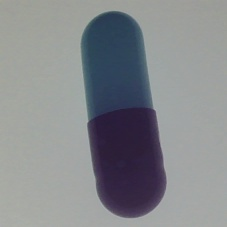
#> input picture train/0_src1026.jpg, 227 x 227 px
$ python -i VideoPart.py   (imports and definitions only)   (older library calls are emulated)
#> lines starting #> are read from the running program, lines starting #| are printed output that depends on the picture; after the words box and inside, x2 and y2 are one past the last pixel; in counts of white or black regions, pixels touching at a corner belong together
# 自定义抗锯齿:smooth(image, threshold)
# 图像二值化:threshold_op(gray, mode)
# 形态学操作:mor_op(binary, mode, iterations)
# 获取轮廓:contours_op(binary, image)
# 仿射变换：rot_op(rect, image)
# 直方图均衡化：hist_equalization(gray, mode)
# 霍夫变换：hough_line(gray, image)
# 图片预处理：image_pre(imname)
# 摄像头捕获：video_capture()


import numpy as np
import cv2 as cv
import math
index = 1  # 图片存储索引


'''
名称：自定义抗锯齿
功能：二值化图像边缘平滑
参数：image：输入图像
      threshold：二值化阈值
返回：处理后的图像
'''
# [11 lines left out: function smooth, not called in this run]


'''
名称：图像二值化
功能：输出二值化图像
参数：gray：灰度图
     mode：0：全局二值化 1：局部二值化
返回:结果图
'''
def threshold_op(gray, mode):
    if mode == 0:  # 全局二值化
        # ret, binary = cv.threshold(gray, 0, 255,
        #                            cv.THRESH_BINARY | cv.THRESH_OTSU)  # 计算二值化阈值
        ret, binary = cv.threshold(gray, 155, 255,
                                   cv.THRESH_BINARY)  # 手动阈值
    if mode == 1:  # 局部二值化（自适应二值化）
        binary = cv.adaptiveThreshold(gray, 255, cv.ADAPTIVE_THRESH_GAUSSIAN_C,
                                      cv.THRESH_BINARY, 25, 10)
    cv.imshow("threshold", binary)
    return binary


'''
名称：形态学操作
功能：对二值化图像
参数：binary:二值化图像
     mode（str）:形态学方法 包括开闭操作 分水岭操作
     iterations：迭代次数
返回：形态学操作后图像
'''
def mor_op(binary, mode, iterations):
    if mode == 'close':
        kernel = cv.getStructuringElement(cv.MORPH_ELLIPSE, (3, 3))  # 定义结构元素
        sure = cv.morphologyEx(binary, cv.MORPH_CLOSE, kernel, iterations=iterations)  # 闭操作 去除白噪点
        morimage = cv.bitwise_not(sure)  # 取反
        #  morimage = cv.bilateralFilter(morimage, 0, 100, 15)  # 高斯双边滤波
        morimage = cv.medianBlur(morimage, 15)  # 中值滤波
        # smooth(morimage, 155)
        cv.imshow('morimage', morimage)
    elif mode == 'open':
        kernel = cv.getStructuringElement(cv.MORPH_ELLIPSE, (3, 3))  # 定义结构元素
        morimage = cv.morphologyEx(binary, cv.MORPH_OPEN, kernel, iterations=4)  # 开操作 去除白噪点
        cv.imshow('mor_op', morimage)
    return morimage


'''
名称：获取轮廓
功能：在原图画出轮廓
参数：binary：二值图像
     image：原图
返回：矩形
'''
def contours_op(binary, image):
    cloneImage, contours, heriachy = cv.findContours(binary, cv.RETR_TREE, cv.CHAIN_APPROX_SIMPLE)  # 发现轮廓
    contour = sorted(contours, key=cv.contourArea, reverse=True)[1]  # 选取第二大的轮廓
    rect = cv.minAreaRect(contour)  # 外接矩形
    box = np.int0(cv.boxPoints(rect))  # 获取顶点
    cv.drawContours(image, [box], -1, (0, 0, 0), 2)  # 绘制矩形
    cv.imshow('contours', image)
    return rect


'''
名称：仿射变换
功能：图形旋转 是图片水平
参数：rect：找到的外接矩形
     image：需要旋转的图片
返回：旋转后的图片
'''
def rot_op(rect, image):
    # size = tuple(image.shape)[0:2]  # 截取元组前两个元素 也就是长宽
    size = (tuple(image.shape)[1], tuple(image.shape)[0])
    width = rect[1][0]
    height = rect[1][1]
    # print(rect[2])  # 打印与水平旋转的角度
    box = np.int0(cv.boxPoints(rect))  # 获取顶点
    # print(box)
    cv.imshow('no_rot', image)
    if width <= height:  # 判断长边位置
        angle = 90-abs(rect[2])
        rotation = cv.getRotationMatrix2D(tuple(box[1]), angle, 1)  # 计算旋转矩阵
        image = cv.warpAffine(image, rotation, size, flags=1)  # 仿射变换
    else:
        angle = rect[2]
        rotation = cv.getRotationMatrix2D(tuple(box[1]), angle, 1)  # 计算旋转矩阵
        image = cv.warpAffine(image, rotation, size, flags=1)  # 仿射变换
    cv.imshow('rot', image)
    return image


'''
名称：直方图均衡化
功能：输出直方图均衡化图像
参数：gray：灰度图
     mode：0：全局直方图均衡化 1：局部自适应均衡化
返回：结果图
'''
# [8 lines left out: function hist_equalization, not called in this run]


'''
名称：霍夫变换
功能：侦测目标直线
参数：gray:输入图片
     image：绘制直线的目标图片
返回：avg_theta：直线平均倾斜角
'''
# [17 lines left out: function hough_line, not called in this run]


'''
名称：图片预处理
功能：读取存储的图像 进行预处理（剪裁，转为灰度图，。。。）
参数：imname:图像名称
返回：无
'''
def image_pre(imname):
#> called with imname = '../train/0_src1026.jpg'
    global index  # 使用全局变量
    bias = 0  # ROI截取偏量
    image = cv.imread(imname)  # 读取原图
#> image is the input picture: shape (227, 227, 3); mean B, G, R 140.4, 136.9, 134.1
    blur = cv.GaussianBlur(image, (3, 3), 0)  # 高斯模糊去噪
    gray = cv.cvtColor(blur, cv.COLOR_BGR2GRAY)  # 转化为灰度图
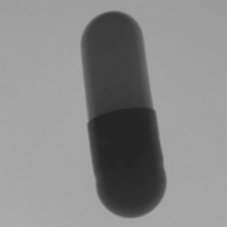
#> gray: shape (227, 227); min 35, max 172, mean 136.5
    imname = 'D:/Test_Image/pre_action/' + '1_after' + str(index) + '.jpg'  # 预处理后图片名
    cv.imshow('gray', gray)  # 显示灰度图

    '''仿射变换操作'''
    binary = threshold_op(gray, 0)  # 二值化
#> in threshold_op, `ret, binary = cv.threshold(gray, 155, 255, cv.THRESH_BINARY)`:
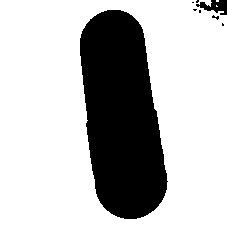
#> binary: shape (227, 227); 73.2% white; 8 black regions (6 under 20 px), largest, box (x1, y1, x2, y2) and area: (80, 10, 168, 219) 13505, (196, 0, 227, 15) 260
    morimage = mor_op(binary, 'close', 4)  # 闭操作 先膨胀 再腐蚀 迭代4次 去除噪点
#> in mor_op, `sure = cv.morphologyEx(binary, cv.MORPH_CLOSE, kernel, iterations=iter..`:
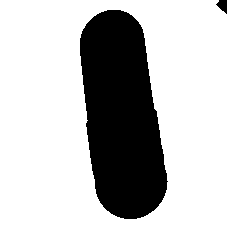
#> sure: shape (227, 227); 73.6% white; 2 black regions, box (x1, y1, x2, y2) and area: (80, 10, 168, 219) 13504, (216, 0, 227, 14) 97
#> in mor_op, `morimage = cv.medianBlur(morimage, 15)`: morimage: shape (227, 227); 26.2% white; 2 white regions
    rect = contours_op(morimage, image)  # 获取轮廓
#> in contours_op, `cloneImage, contours, heriachy = cv.findContours(binary, cv.RETR_TREE,..`: contours = 2 contours; box (x1, y1, x2, y2) and area: (80, 10, 167, 219) 13186, (218, 0, 227, 12) 62; heriachy = [[1, -1, -1, -1], [-1, 0, -1, -1]]
#> in contours_op, `contour = sorted(contours, key=cv.contourArea, reverse=True)[1]`: contour = contour of 13 points, box (x1, y1, x2, y2) (218, 0, 227, 12), area 62
#> in contours_op, `rect = cv.minAreaRect(contour)`: rect = ((222, 5.5), (11, 8), -90)
#> in contours_op, `box = np.int0(cv.boxPoints(rect))`: box = [[226, 11], [218, 11], [218, 0], [226, 0]]
#> in contours_op, `cv.drawContours(image, [box], -1, (0, 0, 0), 2)`:
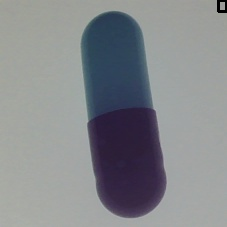
#> image: shape (227, 227, 3); 0.17% of pixels changed, all inside (x1, y1, x2, y2) = (217, 0, 227, 13)
#> rect = ((222, 5.5), (11, 8), -90)
    rotim = rot_op(rect, gray)  # 仿射变换 使灰度图水平
#> in rot_op, `width = rect[1][0]`: width = 11
#> in rot_op, `height = rect[1][1]`: height = 8
#> in rot_op, `box = np.int0(cv.boxPoints(rect))`: box = [[226, 11], [218, 11], [218, 0], [226, 0]]
#> in rot_op, `angle = rect[2]`: angle = -90
#> in rot_op, `rotation = cv.getRotationMatrix2D(tuple(box[1]), angle, 1)`: rotation = [[6.12e-17, -1, 229], [1, 6.12e-17, -207]]
#> in rot_op, `image = cv.warpAffine(image, rotation, size, flags=1)`:
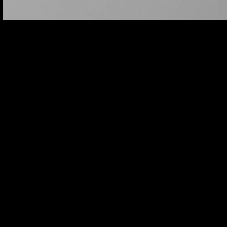
#> image: shape (227, 227); min 0, max 168, mean 14

    '''获取目标外接矩形'''
    rebinary = threshold_op(rotim, 0)  # 第二次二值化
#> call 2 of threshold_op, with mode = 0
#> in threshold_op (call 2), `ret, binary = cv.threshold(gray, 155, 255, cv.THRESH_BINARY)`:
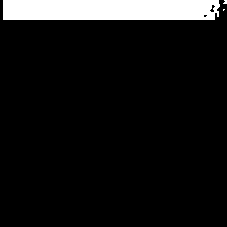
#> binary: shape (227, 227); 8.3% white; 3 white regions (2 under 20 px), largest, box (x1, y1, x2, y2) and area: (3, 0, 220, 20) 4276
    morimage = mor_op(rebinary, 'close', 4)  # 闭操作 先膨胀 再腐蚀 迭代4次 去除噪点
#> call 2 of mor_op, with mode = 'close', iterations = 4
#> in mor_op (call 2), `sure = cv.morphologyEx(binary, cv.MORPH_CLOSE, kernel, iterations=iter..`:
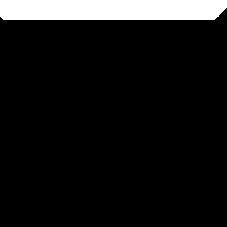
#> sure: shape (227, 227); 8.6% white; 1 white region, box (x1, y1, x2, y2) and area: (0, 0, 227, 20) 4457
#> in mor_op (call 2), `morimage = cv.medianBlur(morimage, 15)`: morimage: shape (227, 227); 91.4% white; 1 black region
    # print('rot后的二值图尺寸', morimage.shape)
    rect_2 = contours_op(morimage, morimage)  # 获取轮廓
#> in contours_op (call 2), `cloneImage, contours, heriachy = cv.findContours(binary, cv.RETR_TREE,..`: contours = 1 contour; box (x1, y1, x2, y2) and area: (0, 10, 227, 227) 46640; heriachy = [[-1, -1, -1, -1]]
    # print('轮廓矩形尺寸', rect_2[1])
    box_2 = np.int0(cv.boxPoints(rect_2))  # 获取顶点
    # print('矩形四个顶点\n', box_2)
    w = int(rect_2[1][0])  # 矩形尺寸
    h = int(rect_2[1][1])
    center_x = int(rect_2[0][0])  # 矩形中心坐标
    center_y = int(rect_2[0][1])

    '''截取ROI'''
    remorimage = morimage[center_y - int(h/2)-bias:center_y + int(h/2)+bias,
                          center_x - int(w/2)-bias:center_x + int(w/2)+bias]  # 截取ROI 在二值图上
    # print('ROI尺寸', remorimage.shape)
    regray = rotim[center_y - int(h/2)-bias:center_y + int(h/2)+bias,
                   center_x - int(w/2)-bias:center_x + int(w/2)+bias]  # 截取ROI  在灰度图上
    cv.imshow('regray', regray)
    # remorimage = cv.circle(morimage, (center_x, center_y), 2, (0, 0, 0))  # 画出中心点
    cv.imshow('remorimage', remorimage)
    reimage = cv.bitwise_and(remorimage, regray)  # 将提取的mask与上原来的灰度图
    cv.imshow('after', reimage)
    cv.imwrite(imname, reimage)  # 保存处理后的图片
    print(index)
    index += 1  # 准备下一张图


'''
名称：捕获摄像头图像
功能：获取摄像头图像，按下回车键存储当前帧，按下esc退出
参数：无
返回：无
'''
# [13 lines left out: function video_capture, not called in this run]


# image_pre(imname='D:/Test_Image/source_image/' + '0_src1' + '.jpg')
# cv.waitKey(0)
# [1 line not run here, left out]

#> (the run stopped early here; a loop or call above may not have finished)

$ run again, on train/0_src1027.jpg
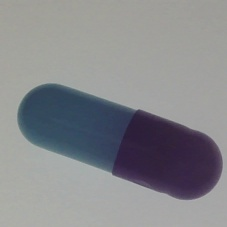
#> input picture train/0_src1027.jpg, 227 x 227 px
#> in image_pre, image is the input picture: shape (227, 227, 3); mean B, G, R 140.1, 136.7, 135.6
#> in threshold_op, `ret, binary = cv.threshold(gray, 155, 255, cv.THRESH_BINARY)`:
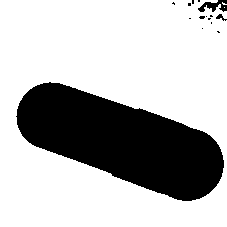
#> binary: shape (227, 227); 72.2% white; 15 black regions (12 under 20 px), largest, box (x1, y1, x2, y2) and area: (16, 82, 224, 201) 14066, (198, 0, 227, 12) 190, (216, 14, 227, 21) 33
#> in mor_op, `sure = cv.morphologyEx(binary, cv.MORPH_CLOSE, kernel, iterations=iter..`:
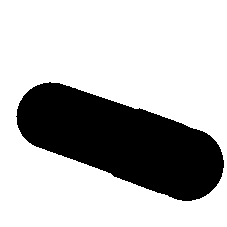
#> sure: shape (227, 227); 72.7% white; 1 black region, box (x1, y1, x2, y2) and area: (16, 82, 224, 201) 14065
#> contours = 1 contour; box (x1, y1, x2, y2) and area: (17, 83, 224, 201) 13749; heriachy = [[-1, -1, -1, -1]]

$ run again, on train/0_src1038.jpg
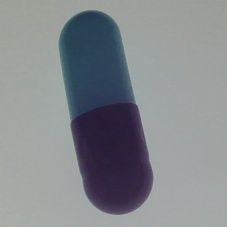
#> input picture train/0_src1038.jpg, 227 x 227 px
#> in image_pre, image is the input picture: shape (227, 227, 3); mean B, G, R 141.3, 136.9, 133.3
#> in threshold_op, `ret, binary = cv.threshold(gray, 155, 255, cv.THRESH_BINARY)`:
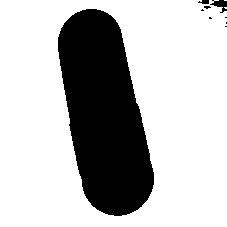
#> binary: shape (227, 227); 73.5% white; 9 black regions (6 under 20 px), largest, box (x1, y1, x2, y2) and area: (58, 9, 154, 216) 13496, (210, 0, 227, 13) 107, (198, 0, 209, 4) 33
#> in mor_op, `sure = cv.morphologyEx(binary, cv.MORPH_CLOSE, kernel, iterations=iter..`:
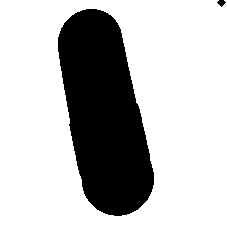
#> sure: shape (227, 227); 73.7% white; 2 black regions, box (x1, y1, x2, y2) and area: (58, 9, 154, 216) 13492, (217, 0, 226, 7) 37
#> contours = 1 contour; box (x1, y1, x2, y2) and area: (58, 9, 154, 216) 13196; heriachy = [[-1, -1, -1, -1]]

$ run again, on train/0_src1039.jpg
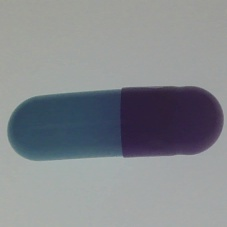
#> input picture train/0_src1039.jpg, 227 x 227 px
#> in image_pre, image is the input picture: shape (227, 227, 3); mean B, G, R 141.2, 137.2, 133.5
#> binary: shape (227, 227); 72% white; 12 black regions (8 under 20 px), largest, box (x1, y1, x2, y2) and area: (6, 85, 225, 161) 14117, (210, 0, 227, 21) 227, (196, 6, 209, 12) 47, (208, 15, 214, 21) 23
#> sure: shape (227, 227); 72.4% white; 2 black regions, box (x1, y1, x2, y2) and area: (6, 85, 225, 161) 14111, (213, 0, 227, 13) 122
#> contours = 2 contours; box (x1, y1, x2, y2) and area: (7, 85, 225, 161) 13794, (217, 0, 227, 10) 74; heriachy = [[1, -1, -1, -1], [-1, 0, -1, -1]]
#> contour = contour of 9 points, box (x1, y1, x2, y2) (217, 0, 227, 10), area 74
#> in contours_op, `rect = cv.minAreaRect(contour)`: rect = ((221.5, 4.5), (9, 9), -90)
#> in contours_op, `box = np.int0(cv.boxPoints(rect))`: box = [[226, 9], [217, 9], [217, 0], [226, 0]]
#> image: shape (227, 227, 3); 0.16% of pixels changed, all inside (x1, y1, x2, y2) = (216, 0, 227, 11)
#> in image_pre, `rect = contours_op(morimage, image)`: rect = ((221.5, 4.5), (9, 9), -90)
#> width = 9
#> in rot_op, `box = np.int0(cv.boxPoints(rect))`: box = [[226, 9], [217, 9], [217, 0], [226, 0]]
#> angle = 0
#> rotation = [[1, 0, 0], [0, 1, 0]]
#> in contours_op (call 2), `cv.drawContours(image, [box], -1, (0, 0, 0), 2)`:
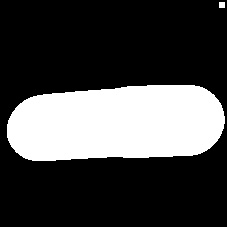
#> image: shape (227, 227); 27.3% white; 2 white regions, box (x1, y1, x2, y2) and area: (7, 85, 225, 161) 14040, (219, 2, 225, 8) 36
#> rect_2 = ((221.5, 4.5), (9, 9), -90)
#> box_2 = [[226, 9], [217, 9], [217, 0], [226, 0]]
#> w = 9
#> center_x = 221
#> center_y = 4
